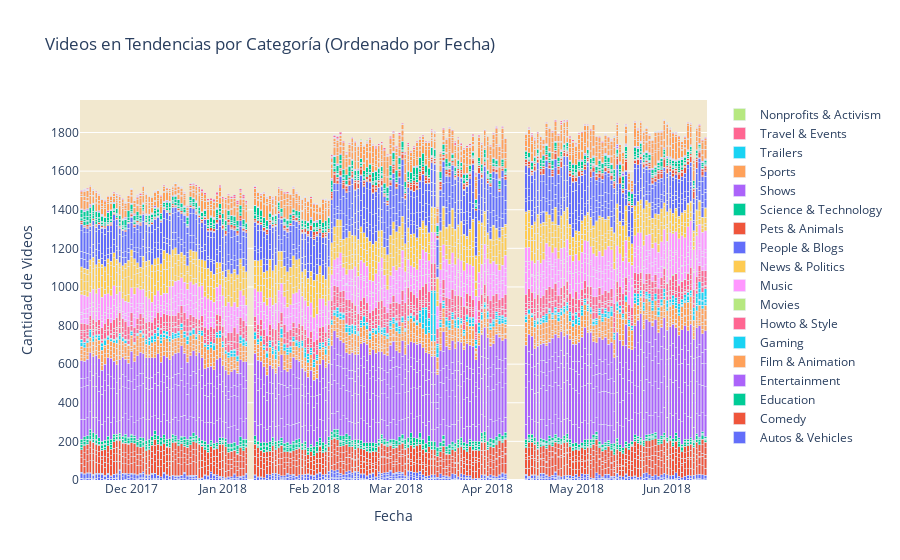
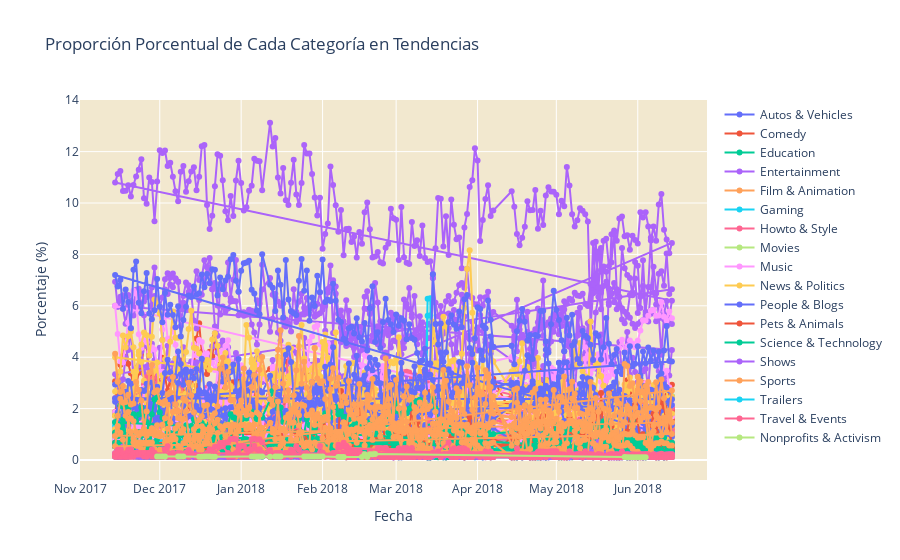

Notebook code cell kept with these figures, in order:
### Code cell
# Calcular proporciones porcentuales
df['total_videos_per_date'] = df.groupby('trending_date')['videos_count'].transform('sum')
df['percentage'] = (df['videos_count'] / df['total_videos_per_date']) * 100

# Gráfico de Barras
fig_barras = go.Figure()

# Añadir trazas por categoría
for category in df['category_title'].unique():
    df_cat = df[df['category_title'] == category]
    fig_barras.add_trace(
        go.Bar(
            x=df_cat['trending_date'],
            y=df_cat['videos_count'],
            name=category
        )
    )

fig_barras.update_layout(
    title='Videos en Tendencias por Categoría (Ordenado por Fecha)',
    xaxis_title='Fecha',
    yaxis_title='Cantidad de Videos',
    barmode='stack',
    template='plotly',
    plot_bgcolor='#f2e8cf'
)

# Gráfico de Líneas
fig_lineas = go.Figure()

# Añadir trazas por categoría
for category in df['category_title'].unique():
    df_cat = df[df['category_title'] == category]
    fig_lineas.add_trace(
        go.Scatter(
            x=df_cat['trending_date'],
            y=df_cat['percentage'],
            mode='lines+markers',
            name=category
        )
    )

fig_lineas.update_layout(
    title='Proporción Porcentual de Cada Categoría en Tendencias',
    xaxis_title='Fecha',
    yaxis_title='Porcentaje (%)',
    template='plotly',
    plot_bgcolor='#f2e8cf'
)

# Mostrar gráficos
fig_barras.show()
fig_lineas.show()

### Figure 1 — Plotly figure (JSON) as saved in the notebook; plotly's stock layout.template omitted (floating-point values rounded to 4 significant figures; data arrays with more than 128 entries replaced by an {"elided": "..."} marker saying what was removed)
{"data": [{"name": "Autos & Vehicles", "type": "bar", "x": {"elided": "681 str values"}, "y": {"elided": "681 int values"}}, {"name": "Comedy", "type": "bar", "x": {"elided": "940 str values"}, "y": {"elided": "940 int values"}}, {"name": "Education", "type": "bar", "x": {"elided": "863 str values"}, "y": {"elided": "863 int values"}}, {"name": "Entertainment", "type": "bar", "x": {"elided": "942 str values"}, "y": {"elided": "942 int values"}}, {"name": "Film & Animation", "type": "bar", "x": {"elided": "938 str values"}, "y": {"elided": "938 int values"}}, {"name": "Gaming", "type": "bar", "x": {"elided": "767 str values"}, "y": {"elided": "767 int values"}}, {"name": "Howto & Style", "type": "bar", "x": {"elided": "937 str values"}, "y": {"elided": "937 int values"}}, {"name": "Movies", "type": "bar", "x": ["2018-04-21T00:00:00", "2018-04-24T00:00:00", "2018-04-28T00:00:00", "2018-04-29T00:00:00", "2018-04-30T00:00:00", "2018-05-02T00:00:00", "2018-05-05T00:00:00", "2018-05-09T00:00:00", "2018-05-12T00:00:00", "2018-06-01T00:00:00", "2018-06-08T00:00:00", "2018-01-01T00:00:00", "2018-01-02T00:00:00", "2018-05-31T00:00:00", "2018-06-01T00:00:00", "2018-06-02T00:00:00", "2018-06-03T00:00:00", "2018-06-04T00:00:00", "2018-06-05T00:00:00", "2018-06-06T00:00:00", "2018-06-07T00:00:00", "2018-01-02T00:00:00"], "y": [2, 2, 2, 2, 2, 2, 2, 2, 2, 2, 2, 2, 2, 4, 4, 4, 4, 4, 4, 2, 2, 2]}, {"name": "Music", "type": "bar", "x": {"elided": "938 str values"}, "y": {"elided": "938 int values"}}, {"name": "News & Politics", "type": "bar", "x": {"elided": "939 str values"}, "y": {"elided": "939 int values"}}, {"name": "People & Blogs", "type": "bar", "x": {"elided": "942 str values"}, "y": {"elided": "942 int values"}}, {"name": "Pets & Animals", "type": "bar", "x": {"elided": "674 str values"}, "y": {"elided": "674 int values"}}, {"name": "Science & Technology", "type": "bar", "x": {"elided": "881 str values"}, "y": {"elided": "881 int values"}}, {"name": "Shows", "type": "bar", "x": {"elided": "406 str values"}, "y": {"elided": "406 int values"}}, {"name": "Sports", "type": "bar", "x": {"elided": "933 str values"}, "y": {"elided": "933 int values"}}, {"name": "Trailers", "type": "bar", "x": ["2018-05-13T00:00:00", "2018-05-14T00:00:00"], "y": [2, 2]}, {"name": "Travel & Events", "type": "bar", "x": {"elided": "489 str values"}, "y": {"elided": "489 int values"}}, {"name": "Nonprofits & Activism", "type": "bar", "x": ["2017-11-30T00:00:00", "2017-12-01T00:00:00", "2017-12-02T00:00:00", "2017-12-03T00:00:00", "2017-12-08T00:00:00", "2017-12-09T00:00:00", "2017-12-10T00:00:00", "2017-12-16T00:00:00", "2017-12-17T00:00:00", "2017-12-18T00:00:00", "2017-12-19T00:00:00", "2017-12-20T00:00:00", "2017-12-21T00:00:00", "2017-12-22T00:00:00", "2018-01-05T00:00:00", "2018-01-06T00:00:00", "2018-01-07T00:00:00", "2018-01-08T00:00:00", "2018-01-09T00:00:00", "2018-01-12T00:00:00", "2018-01-14T00:00:00", "2018-01-15T00:00:00", "2018-01-16T00:00:00", "2018-01-25T00:00:00", "2018-01-26T00:00:00", "2018-01-27T00:00:00", "2018-01-28T00:00:00", "2018-01-29T00:00:00", "2018-01-30T00:00:00", "2018-01-31T00:00:00", "2018-02-01T00:00:00", "2018-02-07T00:00:00", "2018-02-08T00:00:00", "2018-02-09T00:00:00", "2018-02-16T00:00:00", "2018-02-17T00:00:00", "2018-02-18T00:00:00", "2018-02-19T00:00:00", "2018-02-20T00:00:00", "2018-02-21T00:00:00", "2018-05-27T00:00:00", "2018-05-28T00:00:00", "2018-05-29T00:00:00", "2018-05-30T00:00:00", "2018-05-31T00:00:00", "2018-06-01T00:00:00", "2018-06-02T00:00:00", "2018-06-03T00:00:00", "2018-06-04T00:00:00"], "y": [2, 2, 2, 2, 2, 2, 2, 2, 2, 2, 2, 2, 2, 2, 2, 2, 2, 2, 2, 2, 2, 2, 2, 2, 2, 2, 2, 2, 2, 2, 2, 2, 2, 2, 2, 4, 2, 4, 4, 4, 2, 2, 2, 2, 2, 2, 2, 2, 2]}], "layout": {"barmode": "stack", "plot_bgcolor": "#f2e8cf", "title": {"text": "Videos en Tendencias por Categoría (Ordenado por Fecha)"}, "xaxis": {"title": {"text": "Fecha"}}, "yaxis": {"title": {"text": "Cantidad de Videos"}}}}

### Figure 2 — Plotly figure (JSON) as saved in the notebook; plotly's stock layout.template omitted (floating-point values rounded to 4 significant figures; data arrays with more than 128 entries replaced by an {"elided": "..."} marker saying what was removed)
{"data": [{"mode": "lines+markers", "name": "Autos & Vehicles", "type": "scatter", "x": {"elided": "681 str values"}, "y": {"elided": "681 float values"}}, {"mode": "lines+markers", "name": "Comedy", "type": "scatter", "x": {"elided": "940 str values"}, "y": {"elided": "940 float values"}}, {"mode": "lines+markers", "name": "Education", "type": "scatter", "x": {"elided": "863 str values"}, "y": {"elided": "863 float values"}}, {"mode": "lines+markers", "name": "Entertainment", "type": "scatter", "x": {"elided": "942 str values"}, "y": {"elided": "942 float values"}}, {"mode": "lines+markers", "name": "Film & Animation", "type": "scatter", "x": {"elided": "938 str values"}, "y": {"elided": "938 float values"}}, {"mode": "lines+markers", "name": "Gaming", "type": "scatter", "x": {"elided": "767 str values"}, "y": {"elided": "767 float values"}}, {"mode": "lines+markers", "name": "Howto & Style", "type": "scatter", "x": {"elided": "937 str values"}, "y": {"elided": "937 float values"}}, {"mode": "lines+markers", "name": "Movies", "type": "scatter", "x": ["2018-04-21T00:00:00", "2018-04-24T00:00:00", "2018-04-28T00:00:00", "2018-04-29T00:00:00", "2018-04-30T00:00:00", "2018-05-02T00:00:00", "2018-05-05T00:00:00", "2018-05-09T00:00:00", "2018-05-12T00:00:00", "2018-06-01T00:00:00", "2018-06-08T00:00:00", "2018-01-01T00:00:00", "2018-01-02T00:00:00", "2018-05-31T00:00:00", "2018-06-01T00:00:00", "2018-06-02T00:00:00", "2018-06-03T00:00:00", "2018-06-04T00:00:00", "2018-06-05T00:00:00", "2018-06-06T00:00:00", "2018-06-07T00:00:00", "2018-01-02T00:00:00"], "y": [0.108, 0.1072, 0.1072, 0.1124, 0.1135, 0.1112, 0.1086, 0.1124, 0.1125, 0.108, 0.108, 0.1364, 0.1368, 0.2139, 0.216, 0.2191, 0.222, 0.2217, 0.2245, 0.1139, 0.1122, 0.1368]}, {"mode": "lines+markers", "name": "Music", "type": "scatter", "x": {"elided": "938 str values"}, "y": {"elided": "938 float values"}}, {"mode": "lines+markers", "name": "News & Politics", "type": "scatter", "x": {"elided": "939 str values"}, "y": {"elided": "939 float values"}}, {"mode": "lines+markers", "name": "People & Blogs", "type": "scatter", "x": {"elided": "942 str values"}, "y": {"elided": "942 float values"}}, {"mode": "lines+markers", "name": "Pets & Animals", "type": "scatter", "x": {"elided": "674 str values"}, "y": {"elided": "674 float values"}}, {"mode": "lines+markers", "name": "Science & Technology", "type": "scatter", "x": {"elided": "881 str values"}, "y": {"elided": "881 float values"}}, {"mode": "lines+markers", "name": "Shows", "type": "scatter", "x": {"elided": "406 str values"}, "y": {"elided": "406 float values"}}, {"mode": "lines+markers", "name": "Sports", "type": "scatter", "x": {"elided": "933 str values"}, "y": {"elided": "933 float values"}}, {"mode": "lines+markers", "name": "Trailers", "type": "scatter", "x": ["2018-05-13T00:00:00", "2018-05-14T00:00:00"], "y": [0.1131, 0.1122]}, {"mode": "lines+markers", "name": "Travel & Events", "type": "scatter", "x": {"elided": "489 str values"}, "y": {"elided": "489 float values"}}, {"mode": "lines+markers", "name": "Nonprofits & Activism", "type": "scatter", "x": ["2017-11-30T00:00:00", "2017-12-01T00:00:00", "2017-12-02T00:00:00", "2017-12-03T00:00:00", "2017-12-08T00:00:00", "2017-12-09T00:00:00", "2017-12-10T00:00:00", "2017-12-16T00:00:00", "2017-12-17T00:00:00", "2017-12-18T00:00:00", "2017-12-19T00:00:00", "2017-12-20T00:00:00", "2017-12-21T00:00:00", "2017-12-22T00:00:00", "2018-01-05T00:00:00", "2018-01-06T00:00:00", "2018-01-07T00:00:00", "2018-01-08T00:00:00", "2018-01-09T00:00:00", "2018-01-12T00:00:00", "2018-01-14T00:00:00", "2018-01-15T00:00:00", "2018-01-16T00:00:00", "2018-01-25T00:00:00", "2018-01-26T00:00:00", "2018-01-27T00:00:00", "2018-01-28T00:00:00", "2018-01-29T00:00:00", "2018-01-30T00:00:00", "2018-01-31T00:00:00", "2018-02-01T00:00:00", "2018-02-07T00:00:00", "2018-02-08T00:00:00", "2018-02-09T00:00:00", "2018-02-16T00:00:00", "2018-02-17T00:00:00", "2018-02-18T00:00:00", "2018-02-19T00:00:00", "2018-02-20T00:00:00", "2018-02-21T00:00:00", "2018-05-27T00:00:00", "2018-05-28T00:00:00", "2018-05-29T00:00:00", "2018-05-30T00:00:00", "2018-05-31T00:00:00", "2018-06-01T00:00:00", "2018-06-02T00:00:00", "2018-06-03T00:00:00", "2018-06-04T00:00:00"], "y": [0.1355, 0.1325, 0.1374, 0.1353, 0.1361, 0.1335, 0.133, 0.1297, 0.1312, 0.1318, 0.134, 0.1404, 0.1302, 0.1299, 0.1351, 0.1379, 0.1323, 0.1351, 0.1381, 0.1312, 0.1348, 0.134, 0.1364, 0.1318, 0.134, 0.1355, 0.1374, 0.1362, 0.1379, 0.1361, 0.1393, 0.1185, 0.1119, 0.1122, 0.1152, 0.2268, 0.1152, 0.2273, 0.2252, 0.2296, 0.1131, 0.1107, 0.1106, 0.1105, 0.107, 0.108, 0.1095, 0.111, 0.1109]}], "layout": {"plot_bgcolor": "#f2e8cf", "title": {"text": "Proporción Porcentual de Cada Categoría en Tendencias"}, "xaxis": {"title": {"text": "Fecha"}}, "yaxis": {"title": {"text": "Porcentaje (%)"}}}}
